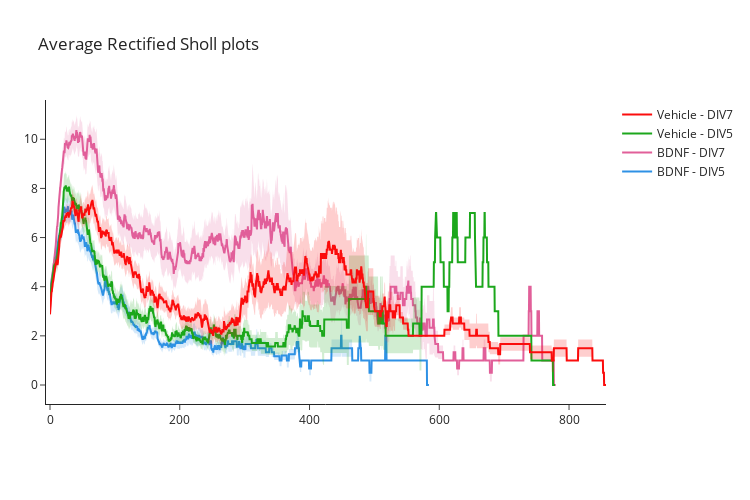

The notebook cell this image was saved under:
### Markdown cell above
### Sholl plots

### Code cell
# function to generate color palette
def hex2rgba(x):
    if len(x) < 6:
        return tuple(17 * int(x[n+1], 16) * (1 if n < 3 else 1/255) for n in range(len(x) - 1))
    else:
        return tuple(int(x[2*n+1:2*n+3], 16) * (1 if n < 3 else 1/255) for n in range(len(x) // 2))


fig = go.Figure()

col_cycle = cycle(px.colors.qualitative.Dark24)


for treat in test['Treatment'].unique():
    for div in test['Time'].unique():

        color = next(col_cycle)
        test2 = test.loc[(test['Treatment']==treat)&(test['Time']==div)]
        fig.add_trace(
            go.Scatter(
               name=treat+' - '+div,
               x=test2['Length'],
               y=test2['Intersection'],
               mode='lines',
               line=dict(
                   color=color
               )
            ),            
        )
        fig.add_trace(
            go.Scatter(name='Upper Bound',
               x=test2['Length'],
               y=test2['Intersection'] + test2['SEM'],
               mode='lines',
               marker=dict(
                   color=color
               ),
               opacity=0.1,
               line=dict(
                   width=0
               ),
               showlegend=False
            )
        )
        fig.add_trace(
            go.Scatter(
               name='Lower Bound',
               x=test2['Length'],
               y=test2['Intersection'] - test2['SEM'],
               opacity=0.1,
               mode='lines',
               marker=dict(color=color),
               line=dict(width=0),
               fillcolor=f"rgba{(*hex2rgba(color), 0.2)}",
               fill='tonexty',
               showlegend=False
            )
        )

fig.update_layout(title="Average Rectified Sholl plots",
                  template="simple_white")

fig.update_layout(
    autosize=False,
    width=750,
    height=500,
    margin=dict(
        l=50,
        r=50,
        b=100,
        t=100,
        pad=4
    ),
)
fig.show()

### Figure 1 — Plotly figure (JSON) as saved in the notebook; plotly's stock layout.template omitted (floating-point values rounded to 4 significant figures; data arrays with more than 128 entries replaced by an {"elided": "..."} marker saying what was removed)
{"data": [{"line": {"color": "#2E91E5"}, "mode": "lines", "name": "BDNF - DIV5", "type": "scatter", "x": {"elided": "1826 float values"}, "y": {"elided": "1826 float values"}}, {"line": {"width": 0}, "marker": {"color": "#2E91E5"}, "mode": "lines", "name": "Upper Bound", "opacity": 0.1, "showlegend": false, "type": "scatter", "x": {"elided": "1826 float values"}, "y": {"elided": "1826 float values"}}, {"fill": "tonexty", "fillcolor": "rgba(46, 145, 229, 0.2)", "line": {"width": 0}, "marker": {"color": "#2E91E5"}, "mode": "lines", "name": "Lower Bound", "opacity": 0.1, "showlegend": false, "type": "scatter", "x": {"elided": "1826 float values"}, "y": {"elided": "1826 float values"}}, {"line": {"color": "#E15F99"}, "mode": "lines", "name": "BDNF - DIV7", "type": "scatter", "x": {"elided": "2437 float values"}, "y": {"elided": "2437 float values"}}, {"line": {"width": 0}, "marker": {"color": "#E15F99"}, "mode": "lines", "name": "Upper Bound", "opacity": 0.1, "showlegend": false, "type": "scatter", "x": {"elided": "2437 float values"}, "y": {"elided": "2437 float values"}}, {"fill": "tonexty", "fillcolor": "rgba(225, 95, 153, 0.2)", "line": {"width": 0}, "marker": {"color": "#E15F99"}, "mode": "lines", "name": "Lower Bound", "opacity": 0.1, "showlegend": false, "type": "scatter", "x": {"elided": "2437 float values"}, "y": {"elided": "2437 float values"}}, {"line": {"color": "#1CA71C"}, "mode": "lines", "name": "Vehicle - DIV5", "type": "scatter", "x": {"elided": "2433 float values"}, "y": {"elided": "2433 float values"}}, {"line": {"width": 0}, "marker": {"color": "#1CA71C"}, "mode": "lines", "name": "Upper Bound", "opacity": 0.1, "showlegend": false, "type": "scatter", "x": {"elided": "2433 float values"}, "y": {"elided": "2433 float values"}}, {"fill": "tonexty", "fillcolor": "rgba(28, 167, 28, 0.2)", "line": {"width": 0}, "marker": {"color": "#1CA71C"}, "mode": "lines", "name": "Lower Bound", "opacity": 0.1, "showlegend": false, "type": "scatter", "x": {"elided": "2433 float values"}, "y": {"elided": "2433 float values"}}, {"line": {"color": "#FB0D0D"}, "mode": "lines", "name": "Vehicle - DIV7", "type": "scatter", "x": {"elided": "2679 float values"}, "y": {"elided": "2679 float values"}}, {"line": {"width": 0}, "marker": {"color": "#FB0D0D"}, "mode": "lines", "name": "Upper Bound", "opacity": 0.1, "showlegend": false, "type": "scatter", "x": {"elided": "2679 float values"}, "y": {"elided": "2679 float values"}}, {"fill": "tonexty", "fillcolor": "rgba(251, 13, 13, 0.2)", "line": {"width": 0}, "marker": {"color": "#FB0D0D"}, "mode": "lines", "name": "Lower Bound", "opacity": 0.1, "showlegend": false, "type": "scatter", "x": {"elided": "2679 float values"}, "y": {"elided": "2679 float values"}}], "layout": {"autosize": false, "height": 500, "margin": {"b": 100, "l": 50, "pad": 4, "r": 50, "t": 100}, "title": {"text": "Average Rectified Sholl plots"}, "width": 750, "xaxis": {"autorange": true, "range": [0, 857.0], "type": "linear"}, "yaxis": {"autorange": true, "range": [-0.6104, 11.6], "type": "linear"}}}
